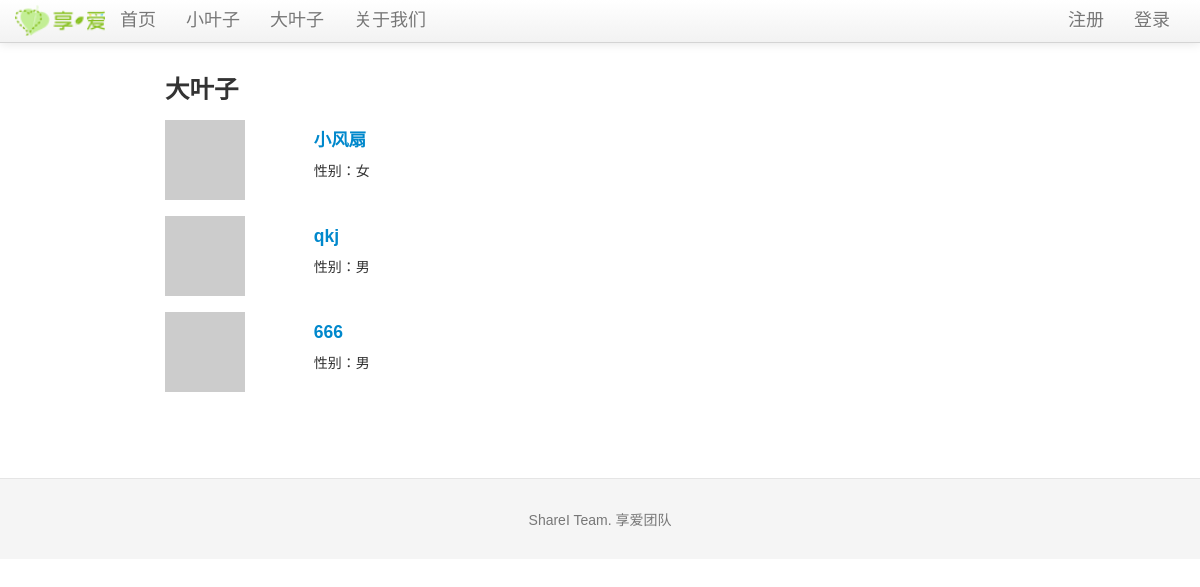
The app's page /bigleaf, older data.
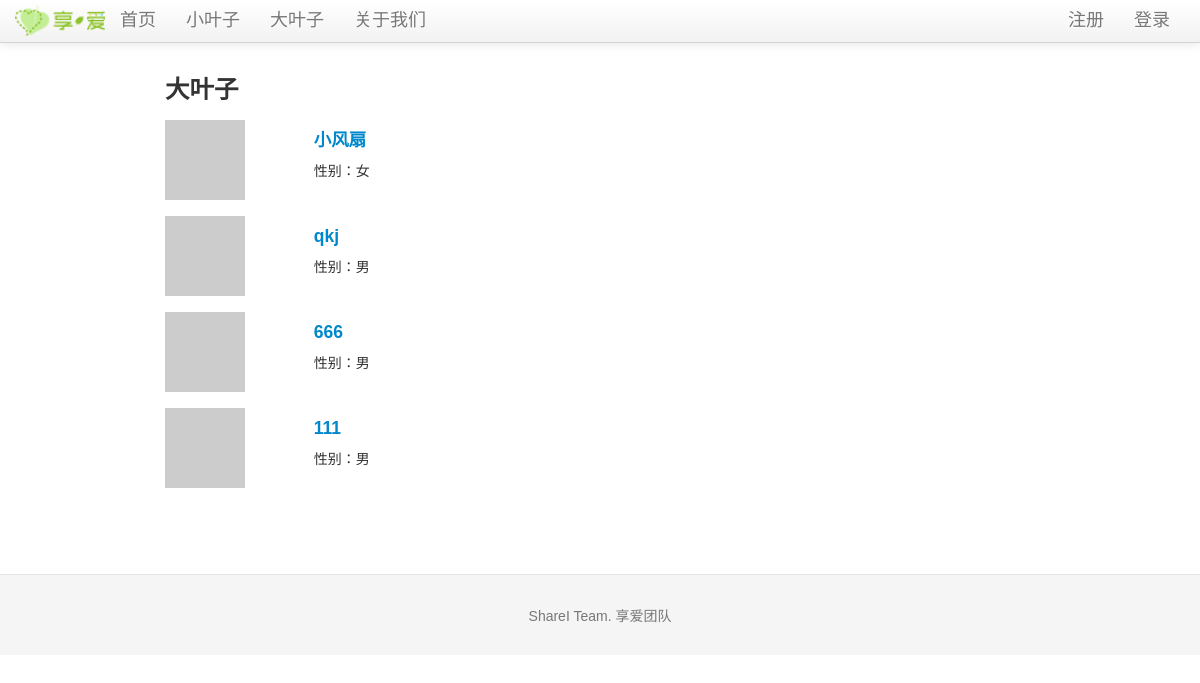
The same page, newer data.
### tables this page shows
CREATE TABLE bleaf (avatar TEXT, bleaf_id integer PRIMARY KEY, email text, uname text, sex text, ulevel integer, password text, rrurl text, sinawburl text, qqwburl text, createtime TIMESTAMP);

### sharei.py (the view)
@app.route('/bigleaf')
def show_bigleafs():
    bigleafs = query_db('''select * from bleaf''')
    error = None
    if bigleafs is None:
        error = 'No big leaf now'
        return render_template('bigleaf.html', error=error)
    else:
        return render_template('bigleaf.html', error=error, bigleafs = bigleafs)

### sharei.py (called while the page is built)
def get_db():
    top = _app_ctx_stack.top
    if not hasattr(top, 'sqlite_db'):
        top.sqlite_db = sqlite3.connect(app.config['DATABASE'])
        top.sqlite_db.row_factory = sqlite3.Row
    return top.sqlite_db

@app.teardown_appcontext
def close_database(exception):
    top = _app_ctx_stack.top
    if hasattr(top, 'sqlite_db'):
        top.sqlite_db.close()

def query_db(query, args=(), one=False):
    cur = get_db().execute(query, args)
    rv = cur.fetchall()
    return (rv[0] if rv else None) if one else rv

@app.before_request
def before_request():
    g.bleaf = None
    if 'bleaf_id' in session:
        g.bleaf = query_db('select * from bleaf where bleaf_id = ?', [session['bleaf_id']], one=True)

### templates/bigleaf.html (shortened to what this page needs)
{% extends "layout.html" %}
{% block body %}
  <h3>大叶子</h3>
    {% for bigleaf in bigleafs %}
    <div class="row-fluid">
    <div class="span2">
        <img src={{ bigleaf.avatar }}>
    </div>
    <div class="span6" style="text-align : left;background-color:#FFFFFF; padding-left:20">
      <a href="{{ url_for('show_bigleaf', bleaf_id=bigleaf.bleaf_id) }}" target="_blank"><h4>{{bigleaf.uname}}</h4></a>
      <p>性别：{{bigleaf.sex}}<br>
    </div>
  </div><br>
{% endfor %}
{% endblock %}

### templates/layout.html (shortened to what this page needs)
<!DOCTYPE html>
<html lang="en" version="g42dymwpi--nx"><head><meta http-equiv="Content-Type" content="text/html; charset=UTF-8">
    <link href="/static/css/bootstrap.css" rel="stylesheet">
    <link href="/static/css/bootstrap-responsive.css" rel="stylesheet">
    <link href="/static/css/docs.css" rel="stylesheet">
    <link href="/static/css/prettify.css" rel="stylesheet">
  </head>
  <body data-spy="scroll" data-target=".bs-docs-sidebar" data-twttr-rendered="true" youdao="bind">
<div class="navbar transparent navbar-fixed-top">
  <div class="navbar-inner transparent">
    <div class="container">
      <div class="nav-collapse collapse">
        <ul class="nav">
            <li>
              <img src="/static/img/logo-ch.png" width="90" style="margin-top:4px">
            </li>
            <li>
              <a href="{{ url_for('home') }}"><font size="4">首页</font></a>
            </li>
            <li>
              <a href="{{ url_for('show_littleleafs') }}"><font size="4">小叶子</font></a>
            </li>
            <li>
              <a href="{{ url_for('show_bigleafs') }}"><font size="4">大叶子</font></a>
            </li>
            <li>
              <a href="{{ url_for('about') }}"><font size="4">关于我们</font></a>
            </li>
          </ul>
          <ul class="nav pull-right">
            {% if session.logged_in %}
              <li><a><font size="4">欢迎！ {{ session['bleaf_name'] }}</font></a></li>
              <li><a href="{{ url_for('logout') }}"><font size="4">注销</font></a></li>
            {% else %}
              <li><a href="{{ url_for('register') }}"><font size="4">注册</font></a></li>
              <li><a href="{{ url_for('login') }}"><font size="4">登录</font></a></li>
            {% endif %}
          </ul>
      </div>
    </div>
  </div>
</div>
<div class="container">
<div class="span9" style="margin-left:150px; margin-right:200px;">
  {% block body %}{% endblock %}
</div>
</div>
    <footer class="footer">
      <div class="container">
        <p>ShareI Team. 享爱团队</p>
      </div>
    </footer>
  </body>
</html>

### static/css/docs.css (style rules this page uses)
body { position: relative; padding-top: 40px; }
body > .navbar { font-size: 13px; }
.footer { text-align: center; padding: 30px 0; margin-top: 70px; border-top: 1px solid #e5e5e5; background-color: #f5f5f5; }
.footer p { margin-bottom: 0; color: #777; }

### templates/layout.html (style rules this page uses)
body { padding-top: 60px; font: 14px "微软雅黑", Verdana, Arial, Sans-serif; }

Row changes from the older to the newer data that the page shows:
added bleaf: uname "111", sex "男"
